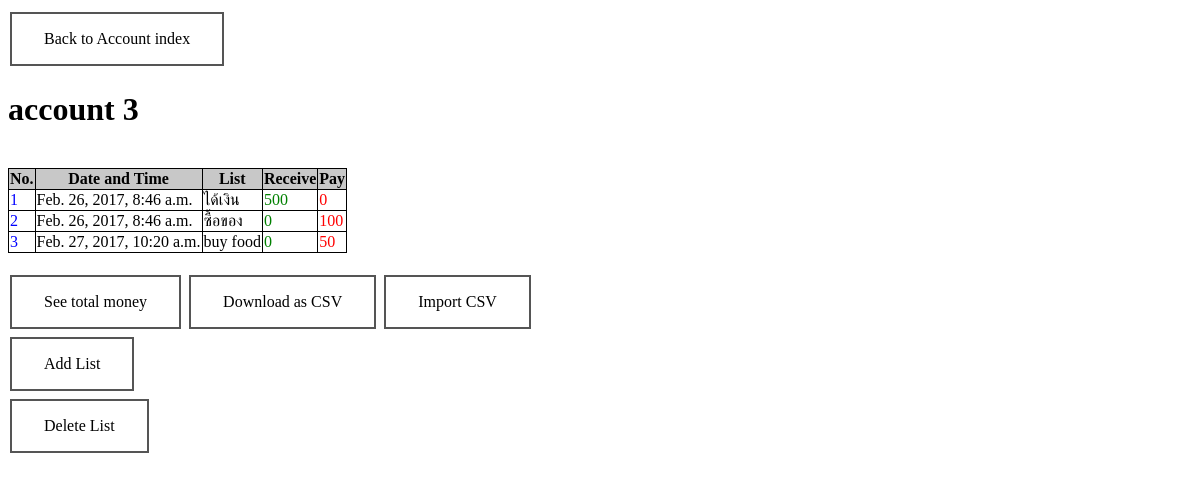
The app's page /11/ with its own data.
### account/models.py (models this page shows, shortened)
class Account(models.Model):
    account_text = models.CharField(max_length=200)
    total_money = models.IntegerField(default=0)

class List(models.Model):
    account = models.ForeignKey(Account, on_delete=models.CASCADE)
    list_text = models.CharField(max_length=200)
    get_money = models.IntegerField(default=0)
    pay_money = models.IntegerField(default=0)
    pub_date = models.DateTimeField('date published')

### account/views.py (the view)
# urls.py: url(r'^(?P<pk>[0-9]+)/$', views.DetailView.as_view(), name='detail'), #detail page -- access from index
class DetailView(generic.DetailView):
    model = Account
    template_name = 'account/detail.html'

### account/templates/account/detail.html (shortened to what this page needs)
<head>
</head>
<a class="button buttonblack" href="{% url 'account:index' %}">Back to Account index</a>
<h1>{{ account.account_text }}</h1>
<table>
    <tr style="background-color:rgb(200, 200, 200);color:black">
        <th>No.</th>
        <th>Date and Time</th>
        <th>List</th>
        <th>Receive</th>
        <th>Pay</th>
    </tr>
    <tr>
        {% for list in account.list_set.all %}
        <td style="color:blue"><label for="list{{ forloop.counter }}">{{ forloop.counter }}</label></td>
        <td><label for="list{{ forloop.counter }}">{{ list.pub_date }}</label></td>
        <td><label for="list{{ forloop.counter }}">{{ list.list_text }}</label></td>
        <td style="color:green"><label for="list{{ forloop.counter }}">{{ list.get_money }}</label></td>
        <td style="color:red"><label for="list{{ forloop.counter }}">{{ list.pay_money }}</label></td></tr>
        {% endfor %}
        <br />
</table>
<a class="button buttonblack" href="{% url 'account:showtotal' account.id %}">See total money</a>
<a class="button buttonblack" href="{% url 'account:download' account.id %}">Download as CSV</a>
<a class="button buttonblack" href="{% url 'account:upload' account.id %}">Import CSV</a>
<a class="button buttonblack" href="{% url 'account:addlist' account.id %}">Add List</a>
<a class="button buttonblack" href="{% url 'account:seldellist' account.id %}">Delete List</a>

### account/templates/account/detail.html (style rules this page uses)
.button { background-color: #4CAF50; border: none; color: white; padding: 16px 32px; text-align: center; text-decoration: none; display: inline-block; font-size: 16px; margin: 4px 2px; -webkit-transition-duration: 0.4s; transition-duration: 0.4s; cursor: pointer; }
.buttonblack { background-color: white; color: black; border: 2px solid #555555; }
table { border-collapse: collapse; }
table, td, th { border: 1px solid black; }

### records on screen
Account: account_text "account 3"
List: pub_date "Feb. 26, 2017, 8:46 a.m.", list_text "ได้เงิน", get_money "500", pay_money "0"
List: pub_date "Feb. 26, 2017, 8:46 a.m.", list_text "ซื้อของ", get_money "0", pay_money "100"
List: pub_date "Feb. 27, 2017, 10:20 a.m.", list_text "buy food", get_money "0", pay_money "50"
